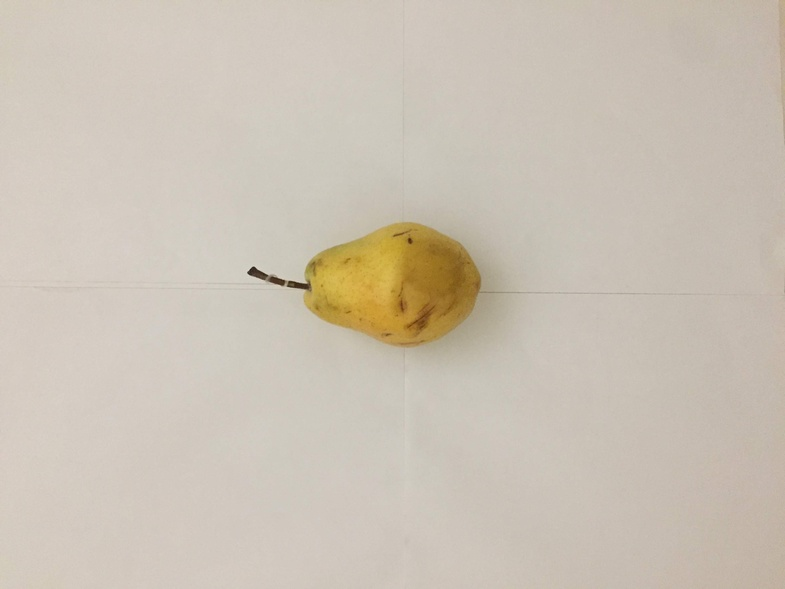
%> input picture OmSatyaSaiRamProject/D2.1.jpg, 785 x 589 px, shrunk from 3264 x 2448 before the run
$ octave PatchIncrease.m   (GNU Octave 9; MATLAB toolbox functions it lacks are replaced by stand-ins)
%> lines starting %> are read from the running program, lines starting %| are printed output that depends on the picture; in (x1, y1, x2, y2) boxes, pixels count from 0 and x2, y2 are one past the last pixel; in counts of white or black regions, pixels touching at a corner belong together; the program's own positions count from 1
### OmSatyaSaiRamProject/BackgroundRemovalD7.m
function [BW,maskedRGBImage] = BackgroundRemovalD7(RGB)
%createMask  Threshold RGB image using auto-generated code from colorThresholder app.
%  [BW,MASKEDRGBIMAGE] = createMask(RGB) thresholds image RGB using
%  auto-generated code from the colorThresholder app. The colorspace and
%  range for each channel of the colorspace were set within the app. The
%  segmentation mask is returned in BW, and a composite of the mask and
%  original RGB images is returned in maskedRGBImage.

% Auto-generated by colorThresholder app on 27-Nov-2018
%------------------------------------------------------


% Convert RGB image to chosen color space
I = rgb2lab(RGB);

% Define thresholds for channel 1 based on histogram settings
channel1Min = 0.233;
channel1Max = 92.355;

% Define thresholds for channel 2 based on histogram settings
channel2Min = -5.860;
channel2Max = 20.492;

% Define thresholds for channel 3 based on histogram settings
channel3Min = 16.949;
channel3Max = 60.770;

% Create mask based on chosen histogram thresholds
sliderBW = (I(:,:,1) >= channel1Min ) & (I(:,:,1) <= channel1Max) & ...
    (I(:,:,2) >= channel2Min ) & (I(:,:,2) <= channel2Max) & ...
    (I(:,:,3) >= channel3Min ) & (I(:,:,3) <= channel3Max);
BW = sliderBW;

% Initialize output masked image based on input image.
maskedRGBImage = RGB;

% Set background pixels where BW is false to zero.
maskedRGBImage(repmat(~BW,[1 1 3])) = 0;

end

### OmSatyaSaiRamProject/PatchIncrease.m
%% Clear and Close
clc;
clear;
close all;

%% Reading an image

Img1 = imread('D2.1.jpg');
%> Img1 is the input picture: size 589x785x3 uint8; mean R, G, B 203.1, 193.8, 180.7
Img2 = imread('D3.3.jpg');
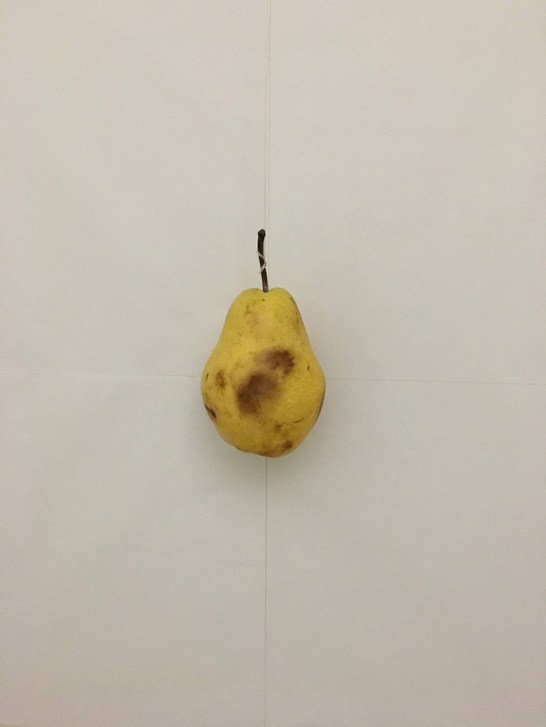
%> input picture OmSatyaSaiRamProject/D3.3.jpg, 546 x 727 px, shrunk from 2268 x 3024 before the run
%> Img2 is the input picture: size 727x546x3 uint8; mean R, G, B 194.3, 187.5, 173.4
Img3 = imread('D4.5.jpg');
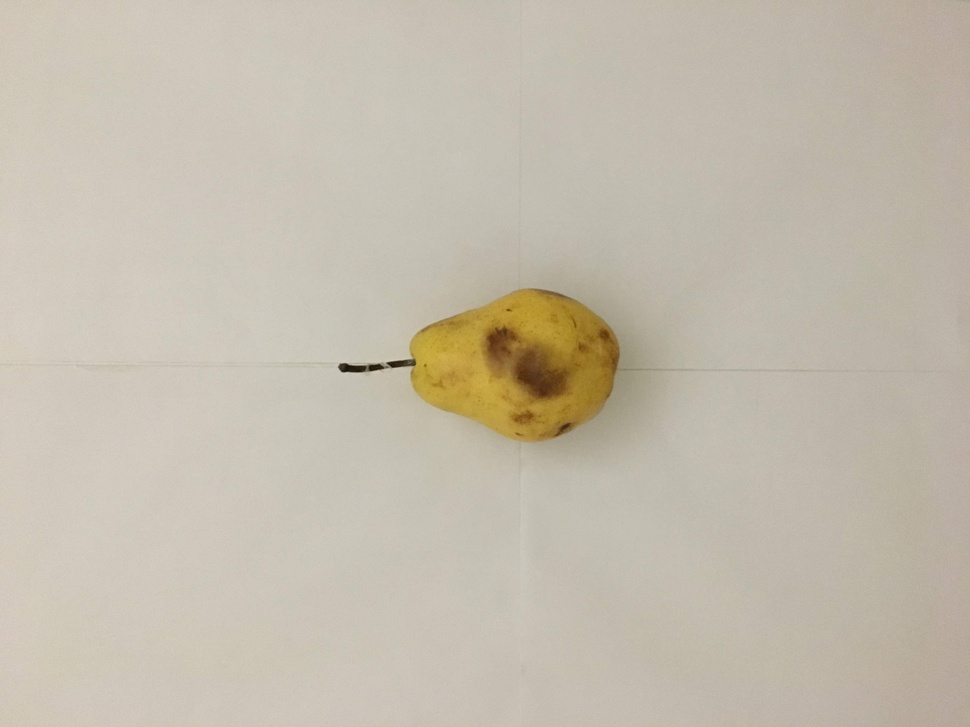
%> input picture OmSatyaSaiRamProject/D4.5.jpg, 970 x 727 px, shrunk from 4032 x 3024 before the run
%> Img3 is the input picture: size 727x970x3 uint8; mean R, G, B 195.8, 187.9, 173.2
Img4 = imread('D5.7.jpg');
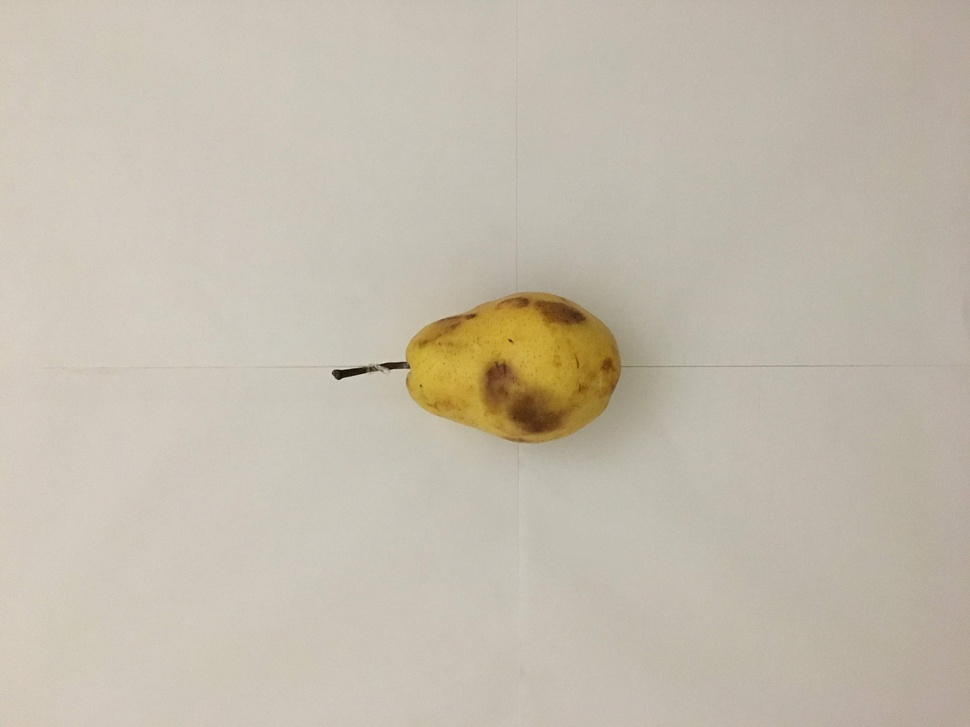
%> input picture OmSatyaSaiRamProject/D5.7.jpg, 970 x 727 px, shrunk from 4032 x 3024 before the run
%> Img4 is the input picture: size 727x970x3 uint8; mean R, G, B 195.4, 187.4, 173.2
Img5 = imread('D6.6.jpg');
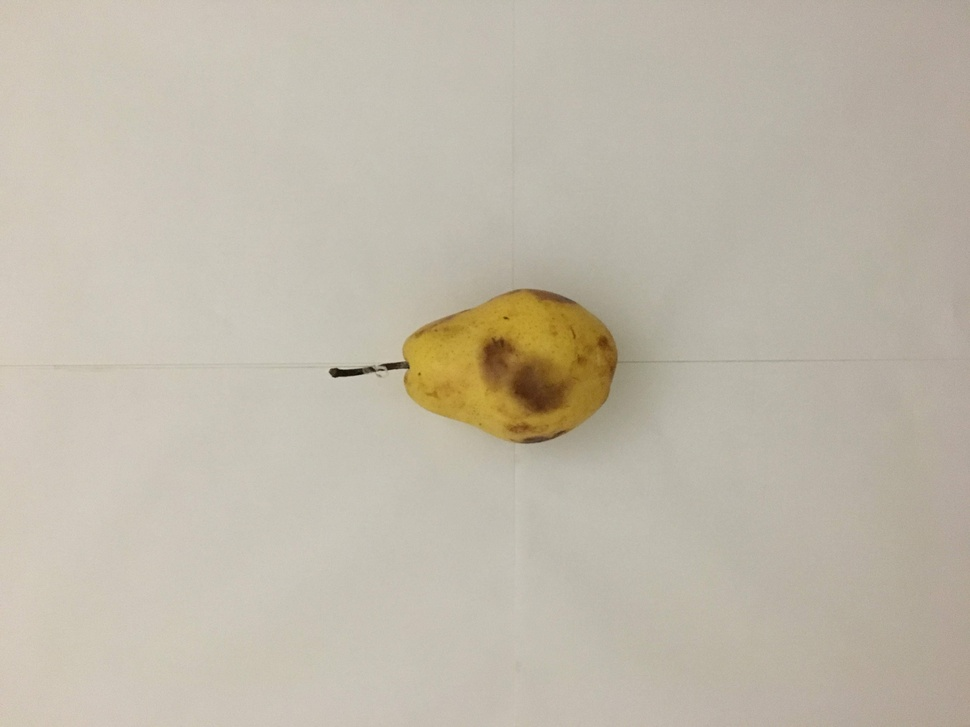
%> input picture OmSatyaSaiRamProject/D6.6.jpg, 970 x 727 px, shrunk from 4032 x 3024 before the run
%> Img5 is the input picture: size 727x970x3 uint8; mean R, G, B 191.8, 184.5, 170
Img6 = imread('D7.1.jpg');
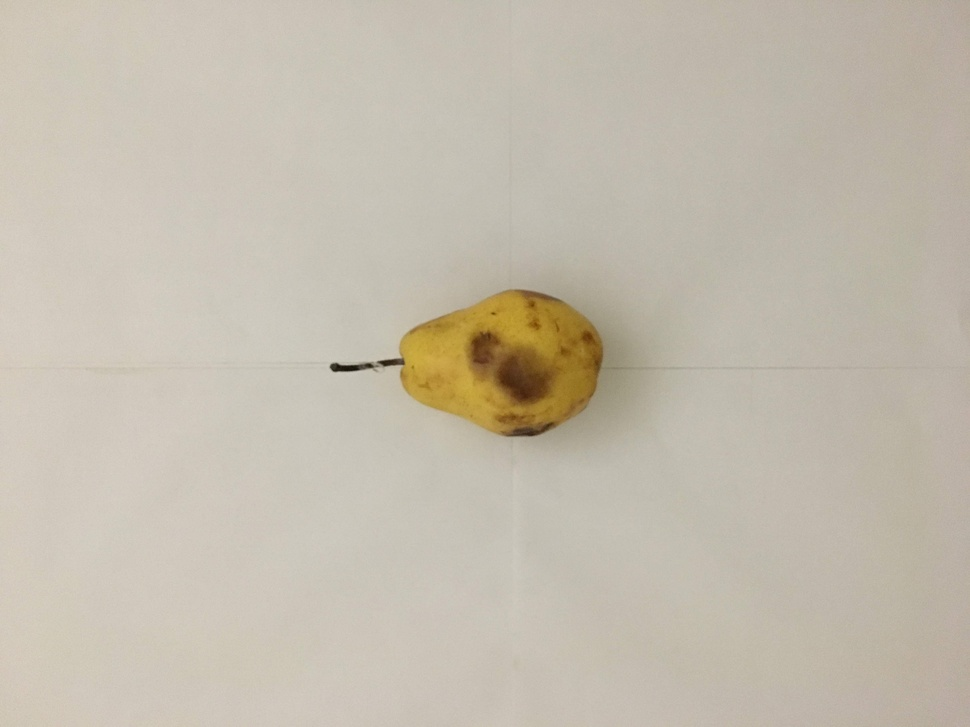
%> input picture OmSatyaSaiRamProject/D7.1.jpg, 970 x 727 px, shrunk from 4032 x 3024 before the run
%> Img6 is the input picture: size 727x970x3 uint8; mean R, G, B 195.5, 187.8, 173.5
subplot(3,6,1);
imshow(Img1)
title('Day - 2');
subplot(3,6,2);
imshow(Img2)
title('Day - 3');
subplot(3,6,3);
imshow(Img3)
title('Day - 4');
subplot(3,6,4);
imshow(Img4)
title('Day - 5');
subplot(3,6,5);
imshow(Img5)
title('Day - 6');
subplot(3,6,6);
imshow(Img6)
title('Day - 7');

%%

GImg1 = rgb2gray(Img1);
GImg2 = rgb2gray(Img2);
GImg3 = rgb2gray(Img3);
GImg4 = rgb2gray(Img4);
GImg5 = rgb2gray(Img5);
GImg6 = rgb2gray(Img6);
% [6 lines of commented-out code are left out]

%% Background Removal
% Removing background using BackgroundRemoval function
[bw1,BRImg1] = BackgroundRemovalD7(Img1);
%> in BackgroundRemovalD7, `I = rgb2lab(RGB);`: I: size 589x785x3 double; mean of channels 1, 2, 3 78.8, 1.2, 7.8
%> in BackgroundRemovalD7, `sliderBW = (I(:,:,1) >= channel1Min ) & (I(:,:,1) <= channel1Max) & (I..`:
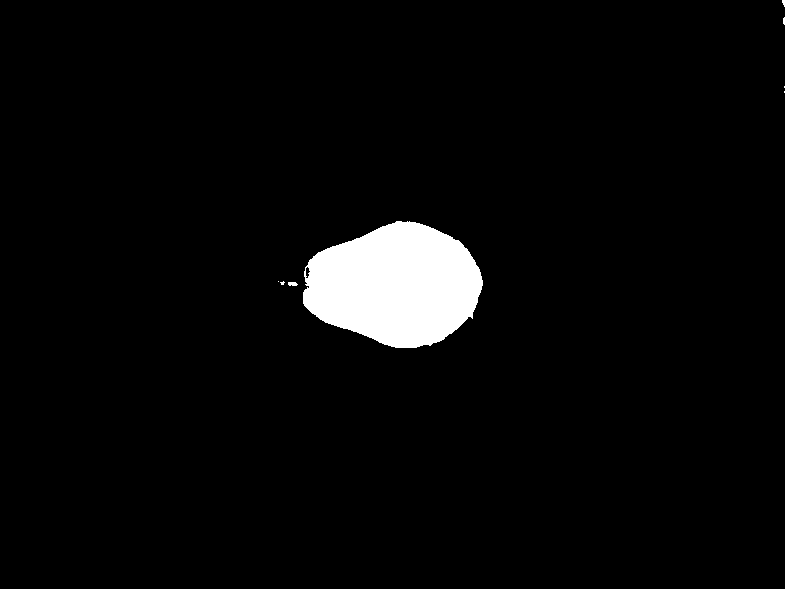
%> sliderBW: size 589x785 logical; 3.6% white; 8 white regions (6 under 20 px), largest, box (x1, y1, x2, y2) and area: (303, 221, 483, 348) 16763, (288, 282, 298, 286) 34
[bw2,BRImg2] = BackgroundRemovalD7(Img2);
%> in BackgroundRemovalD7 (call 2), `I = rgb2lab(RGB);`: I: size 727x546x3 double; mean of channels 1, 2, 3 76.2, 0.2, 8
%> in BackgroundRemovalD7 (call 2), `sliderBW = (I(:,:,1) >= channel1Min ) & (I(:,:,1) <= channel1Max) & (I..`: sliderBW: size 727x546 logical; 4% white; 3 white regions (2 under 20 px), largest, box (x1, y1, x2, y2) and area: (200, 287, 326, 459) 16017
[bw3,BRImg3] = BackgroundRemovalD7(Img3);
%> in BackgroundRemovalD7 (call 3), `I = rgb2lab(RGB);`: I: size 727x970x3 double; mean of channels 1, 2, 3 76.5, 0.4, 8.5
%> in BackgroundRemovalD7 (call 3), `sliderBW = (I(:,:,1) >= channel1Min ) & (I(:,:,1) <= channel1Max) & (I..`: sliderBW: size 727x970 logical; 3.5% white; 2 white regions (1 under 20 px), largest, box (x1, y1, x2, y2) and area: (408, 288, 621, 443) 24405
[bw4,BRImg4] = BackgroundRemovalD7(Img4);
%> in BackgroundRemovalD7 (call 4), `I = rgb2lab(RGB);`: I: size 727x970x3 double; mean of channels 1, 2, 3 76.3, 0.6, 8.3
%> in BackgroundRemovalD7 (call 4), `sliderBW = (I(:,:,1) >= channel1Min ) & (I(:,:,1) <= channel1Max) & (I..`: sliderBW: size 727x970 logical; 3.6% white; 1 white region, box (x1, y1, x2, y2) and area: (405, 292, 624, 444) 25345
[bw5,BRImg5] = BackgroundRemovalD7(Img5);
%> in BackgroundRemovalD7 (call 5), `I = rgb2lab(RGB);`: I: size 727x970x3 double; mean of channels 1, 2, 3 75.2, 0.2, 8.4
%> in BackgroundRemovalD7 (call 5), `sliderBW = (I(:,:,1) >= channel1Min ) & (I(:,:,1) <= channel1Max) & (I..`: sliderBW: size 727x970 logical; 3.6% white; 2 white regions (1 under 20 px), largest, box (x1, y1, x2, y2) and area: (401, 288, 619, 444) 25085
[bw6,BRImg6] = BackgroundRemovalD7(Img6);
%> in BackgroundRemovalD7 (call 6), `I = rgb2lab(RGB);`: I: size 727x970x3 double; mean of channels 1, 2, 3 76.4, 0.4, 8.3
%> in BackgroundRemovalD7 (call 6), `sliderBW = (I(:,:,1) >= channel1Min ) & (I(:,:,1) <= channel1Max) & (I..`: sliderBW: size 727x970 logical; 3.2% white; 1 white region, box (x1, y1, x2, y2) and area: (399, 289, 605, 436) 22771
BW1 = imfill(bw1,'holes');
%> BW1: size 589x785 logical; 3.6% white; 8 white regions (6 under 20 px), largest, box (x1, y1, x2, y2) and area: (303, 221, 483, 348) 16791, (288, 282, 298, 286) 34
BW2 = imfill(bw2,'holes');
BW3 = imfill(bw3,'holes');
BW4 = imfill(bw4,'holes');
%> BW4: size 727x970 logical; 3.6% white; 1 white region, box (x1, y1, x2, y2) and area: (405, 292, 624, 444) 25347
BW5 = imfill(bw5,'holes');
%> BW5: size 727x970 logical; 3.6% white; 2 white regions (1 under 20 px), largest, box (x1, y1, x2, y2) and area: (401, 288, 619, 444) 25090
BW6 = imfill(bw6,'holes');
uBW1 = im2uint8(BW1);
uBW2 = im2uint8(BW2);
uBW3 = im2uint8(BW3);
uBW4 = im2uint8(BW4);
uBW5 = im2uint8(BW5);
uBW6 = im2uint8(BW6);
% subplot(3,3,3);
% imshow(BW);
% title('B&W Object Image');

%% Identify the Object
% inverting black and white values
Ibw1 = imcomplement(uBW1);
Ibw2 = imcomplement(uBW2);
Ibw3 = imcomplement(uBW3);
Ibw4 = imcomplement(uBW4);
Ibw5 = imcomplement(uBW5);
Ibw6 = imcomplement(uBW6);
% subplot(3,3,2);
% imshow(BRImg);
% title('Foreground Object Image');
% Subtract Inverted BW values from Gray image
Gobj1 = imsubtract(GImg1,Ibw1);
Gobj2 = imsubtract(GImg2,Ibw2);
Gobj3 = imsubtract(GImg3,Ibw3);
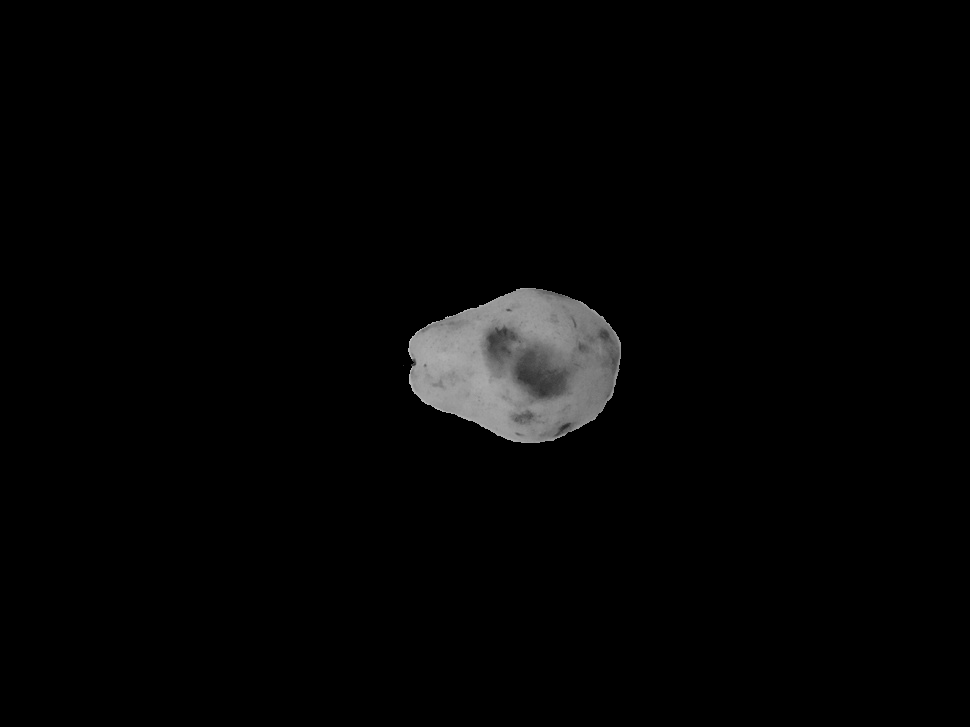
%> Gobj3: size 727x970 uint8; min 0, max 193, mean 4.5
Gobj4 = imsubtract(GImg4,Ibw4);
Gobj5 = imsubtract(GImg5,Ibw5);
Gobj6 = imsubtract(GImg6,Ibw6);
% [15 lines of commented-out code are left out]

%% Adujust the Brightness of the image

% [29 lines of commented-out code are left out]

%% Look for Pathches on the Object
Patch1 = Gobj1>100;
Patch2 = Gobj2>100;
Patch3 = Gobj3>100;
Patch4 = Gobj4>100;
Patch5 = Gobj5>100;
Patch6 = Gobj6>100;
Wpatch1 = imcomplement(Patch1);
Wpatch2 = imcomplement(Patch2);
Wpatch3 = imcomplement(Patch3);
Wpatch4 = imcomplement(Patch4);
Wpatch5 = imcomplement(Patch5);
Wpatch6 = imcomplement(Patch6);
subplot(2,6,7);
imshow(Wpatch1)
subplot(2,6,8);
imshow(Wpatch2)
subplot(2,6,9);
imshow(Wpatch3)
subplot(2,6,10);
imshow(Wpatch4)
subplot(2,6,11);
imshow(Wpatch5)
subplot(2,6,12);
imshow(Wpatch6)

%% %% Measure the size of the fruit
[B1,ib1,id1] = unique(bw1);b_counts1 = accumarray(id1,1);uniq_counts1 = [B1, b_counts1];hpart1 = uniq_counts1(2,2);
%> after `[B1,ib1,id1] = unique(bw1)`: B1 = [false; true]; ib1 = [1; 164024]
%> after `b_counts1 = accumarray(id1,1)`: b_counts1 = [445522; 16843]
%> after `uniq_counts1 = [B1, b_counts1]`: uniq_counts1 = [0 445522; 1 16843]
%> after `hpart1 = uniq_counts1(2,2)`: hpart1 = 16843
[B2,ib2,id2] = unique(bw2);b_counts2 = accumarray(id2,1);uniq_counts2 = [B2, b_counts2];hpart2 = uniq_counts2(2,2);
%> after `[B2,ib2,id2] = unique(bw2)`: B2 = [false; true]; ib2 = [1; 145779]
%> after `b_counts2 = accumarray(id2,1)`: b_counts2 = [380922; 16020]
%> after `uniq_counts2 = [B2, b_counts2]`: uniq_counts2 = [0 380922; 1 16020]
%> after `hpart2 = uniq_counts2(2,2)`: hpart2 = 16020
[B3,ib3,id3] = unique(bw3);b_counts3 = accumarray(id3,1);uniq_counts3 = [B3, b_counts3];hpart3 = uniq_counts3(2,2);
%> after `[B3,ib3,id3] = unique(bw3)`: B3 = [false; true]; ib3 = [1; 293347]
%> after `b_counts3 = accumarray(id3,1)`: b_counts3 = [680784; 24406]
%> after `uniq_counts3 = [B3, b_counts3]`: uniq_counts3 = [0 680784; 1 24406]
%> after `hpart3 = uniq_counts3(2,2)`: hpart3 = 24406
[B4,ib4,id4] = unique(bw4);b_counts4 = accumarray(id4,1);uniq_counts4 = [B4, b_counts4];hpart4 = uniq_counts4(2,2);
%> after `[B4,ib4,id4] = unique(bw4)`: B4 = [false; true]; ib4 = [1; 294783]
%> after `b_counts4 = accumarray(id4,1)`: b_counts4 = [679845; 25345]
%> after `uniq_counts4 = [B4, b_counts4]`: uniq_counts4 = [0 679845; 1 25345]
%> after `hpart4 = uniq_counts4(2,2)`: hpart4 = 25345
[B5,ib5,id5] = unique(bw5);b_counts5 = accumarray(id5,1);uniq_counts5 = [B5, b_counts5];hpart5 = uniq_counts5(2,2);
%> after `[B5,ib5,id5] = unique(bw5)`: B5 = [false; true]; ib5 = [1; 291875]
%> after `b_counts5 = accumarray(id5,1)`: b_counts5 = [680104; 25086]
%> after `uniq_counts5 = [B5, b_counts5]`: uniq_counts5 = [0 680104; 1 25086]
%> after `hpart5 = uniq_counts5(2,2)`: hpart5 = 25086
[B6,ib6,id6] = unique(bw6);b_counts6 = accumarray(id6,1);uniq_counts6 = [B6, b_counts6];hpart6 = uniq_counts6(2,2);
%> after `[B6,ib6,id6] = unique(bw6)`: B6 = [false; true]; ib6 = [1; 290415]
%> after `b_counts6 = accumarray(id6,1)`: b_counts6 = [682419; 22771]
%> after `uniq_counts6 = [B6, b_counts6]`: uniq_counts6 = [0 682419; 1 22771]
%> after `hpart6 = uniq_counts6(2,2)`: hpart6 = 22771

%% Measure the size of the Patches
[C1,ia1,ic1] = unique(Wpatch1);a_counts1 = accumarray(ic1,1);value_counts1 = [C1, a_counts1];spart1 = value_counts1(1,2);
%> after `[C1,ia1,ic1] = unique(Wpatch1)`: C1 = [false; true]; ia1 = [178760; 1]
%> after `a_counts1 = accumarray(ic1,1)`: a_counts1 = [16286; 446079]
%> after `value_counts1 = [C1, a_counts1]`: value_counts1 = [0 16286; 1 446079]
%> after `spart1 = value_counts1(1,2)`: spart1 = 16286
[C2,ia2,ic2] = unique(Wpatch2);a_counts2 = accumarray(ic2,1);value_counts2 = [C2, a_counts2];spart2 = value_counts2(1,2);
%> after `[C2,ia2,ic2] = unique(Wpatch2)`: C2 = [false; true]; ia2 = [145779; 1]
%> after `a_counts2 = accumarray(ic2,1)`: a_counts2 = [13652; 383290]
%> after `value_counts2 = [C2, a_counts2]`: value_counts2 = [0 13652; 1 383290]
%> after `spart2 = value_counts2(1,2)`: spart2 = 13652
[C3,ia3,ic3] = unique(Wpatch3);a_counts3 = accumarray(ic3,1);value_counts3 = [C3, a_counts3];spart3 = value_counts3(1,2);
%> after `[C3,ia3,ic3] = unique(Wpatch3)`: C3 = [false; true]; ia3 = [296965; 1]
%> after `a_counts3 = accumarray(ic3,1)`: a_counts3 = [20976; 684214]
%> after `value_counts3 = [C3, a_counts3]`: value_counts3 = [0 20976; 1 684214]
%> after `spart3 = value_counts3(1,2)`: spart3 = 20976
[C4,ia4,ic4] = unique(Wpatch4);a_counts4 = accumarray(ic4,1);value_counts4 = [C4, a_counts4];spart4 = value_counts4(1,2);
%> after `[C4,ia4,ic4] = unique(Wpatch4)`: C4 = [false; true]; ia4 = [294783; 1]
%> after `a_counts4 = accumarray(ic4,1)`: a_counts4 = [21291; 683899]
%> after `value_counts4 = [C4, a_counts4]`: value_counts4 = [0 21291; 1 683899]
%> after `spart4 = value_counts4(1,2)`: spart4 = 21291
[C5,ia5,ic5] = unique(Wpatch5);a_counts5 = accumarray(ic5,1);value_counts5 = [C5, a_counts5];spart5 = value_counts5(1,2);
%> after `[C5,ia5,ic5] = unique(Wpatch5)`: C5 = [false; true]; ia5 = [291875; 1]
%> after `a_counts5 = accumarray(ic5,1)`: a_counts5 = [20643; 684547]
%> after `value_counts5 = [C5, a_counts5]`: value_counts5 = [0 20643; 1 684547]
%> after `spart5 = value_counts5(1,2)`: spart5 = 20643
[C6,ia6,ic6] = unique(Wpatch6);a_counts6 = accumarray(ic6,1);value_counts6 = [C6, a_counts6];spart6 = value_counts6(1,2);
%> after `[C6,ia6,ic6] = unique(Wpatch6)`: C6 = [false; true]; ia6 = [290415; 1]
%> after `a_counts6 = accumarray(ic6,1)`: a_counts6 = [18271; 686919]
%> after `value_counts6 = [C6, a_counts6]`: value_counts6 = [0 18271; 1 686919]
%> after `spart6 = value_counts6(1,2)`: spart6 = 18271

%% Output

HP1 = (spart1/hpart1) * 100;
%> HP1 = 96.69
HP2 = (spart2/hpart2) * 100;
%> HP2 = 85.22
HP3 = (spart3/hpart3) * 100;
%> HP3 = 85.95
HP4 = (spart4/hpart4) * 100;
%> HP4 = 84
HP5 = (spart5/hpart5) * 100;
%> HP5 = 82.29
HP6 = (spart6/hpart6) * 100;
%> HP6 = 80.24
disp("Fruit health percentages based on days");
disp("Day-2 ---> " + HP1);
%| Day-2 ---> 96.693
disp("Day-3 ---> " + HP2);
%| Day-3 ---> 85.2185
disp("Day-4 ---> " + HP3);
%| Day-4 ---> 85.9461
disp("Day-5 ---> " + HP4);
%| Day-5 ---> 84.0047
disp("Day-6 ---> " + HP5);
%| Day-6 ---> 82.2889
disp("Day-7 ---> " + HP6);
%| Day-7 ---> 80.238
